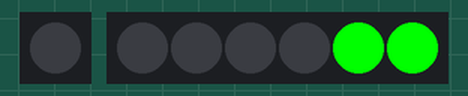
This sketch was run on a simulated Arduino Uno, built with avr-gcc and run on an emulated ATmega328P. Shown: 1 RGB LEDs in strip order, left to right, 6 RGB LEDs in strip order, left to right.

Above: at 0.1 s.
At 6.1 s:
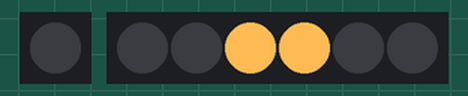
At 8.1 s:
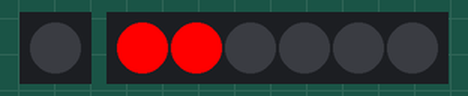
Timing chart, 0 to 40.0 s (numbered marks = the images above):
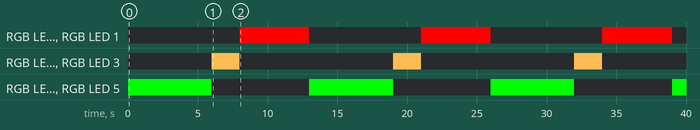

The sketch:

TrafficLight.ino
```cpp
// This sketch was written to work with a V3 Flora, and 6 NeoPixels
// Some code snippets were taken from the examples provided here: https://github.com/adafruit/Adafruit_NeoPixel/tree/master/examples

// https://github.com/adafruit/Adafruit_NeoPixel
#include <Adafruit_NeoPixel.h>

#define ON_BOARD_PIN 8
#define STRIP_PIN 12
#define BUTTON_PIN 1
#define DEBUG 0

// Flora V3 has an onboard NeoPixel that I'll need to disable, because it won't be visiable
Adafruit_NeoPixel onboard = Adafruit_NeoPixel(1, ON_BOARD_PIN, NEO_GRB + NEO_KHZ800);

// Two Pixels per Color = 6 pixels.
Adafruit_NeoPixel strip = Adafruit_NeoPixel(6, STRIP_PIN, NEO_GRB + NEO_KHZ800);

// These Vars make the later code easier to read-
uint32_t colorRed = Adafruit_NeoPixel::Color(255, 0, 0);
uint32_t colorYellow = Adafruit_NeoPixel::Color(251, 185, 83);
uint32_t colorGreen = Adafruit_NeoPixel::Color(0, 255, 0);
uint32_t colorOff = Adafruit_NeoPixel::Color(0, 0, 0);


// the following variables are unsigned longs because the time, measured in
// milliseconds, will quickly become a bigger number than can be stored in an int.
unsigned long lastDebounceTime = 0;  // the last time the output pin was toggled
unsigned long debounceDelay = 1000;    // the debounce time; increase if the output flickers
bool lightstate, lastButtonState = false;


void setup() {
  // Mode switch button initialization
  pinMode(BUTTON_PIN, INPUT_PULLUP);

  // Turn off onboard pixel
  onboard.begin();
  onboard.setBrightness(0);
  onboard.show();

  // Set the R-Y-G pixels to max brightness
  strip.begin();
  strip.setBrightness(255);
  strip.show();

  // Setup button press ISR (WTF did I use interrupts?!?)
  attachInterrupt(digitalPinToInterrupt(BUTTON_PIN), togglestate, LOW);
}


void loop() {

  if (DEBUG) { // Who knew using conductive thread was so hard?!
    strip.setPixelColor(0, colorGreen);
    strip.setPixelColor(1, colorGreen);
    strip.setPixelColor(2, colorGreen);
    strip.setPixelColor(3, colorGreen);
    strip.setPixelColor(4, colorGreen);
    strip.setPixelColor(5, colorGreen);
    strip.show();
  }

// Default lightstate is false, which means Traffic Light Mode
  if (lightstate) {
    // lightstate = true (Button Pushed)
    // Disco Mode!
    DoLightShow();
  } else {
     // lightstate = false (Button not pushed)
    TrafficCycle();
  }
}

//ISR Code-
void togglestate() {
  //  // read the state of the switch into a local variable:
  //  //int reading = digitalRead(buttonPin);
  // button pushed. Record the time
  unsigned long CurrentPushTime = millis();
  bool StateAtISRCall = lightstate;
  //Serial.print("State: "); Serial.println(StateAtISRCall);
  //Serial.print("LastButtonState: "); Serial.println(lastButtonState);
  // Serial.print("LastDebounceTime("); Serial.print(lastDebounceTime); Serial.print(") + debounceDelay("); Serial.print(debounceDelay); Serial.print(") > "); Serial.println(CurrentPushTime);
  if  ((lastDebounceTime + debounceDelay) > CurrentPushTime) {
    // still debouncing. update lastDebuncetime to currentpushtime
    lastDebounceTime = CurrentPushTime;
    //    Serial.println("Still debouncing");
  } else {
    //past debouncing guard
    //flip state
    lightstate = !lightstate;
    lastDebounceTime = millis();
    Serial.println("State changed");
  }

}


//Disco Mode function
void DoLightShow() {
  // Most of this was cribbed from the Adafruit NeoPixel Library examples

  // Save the current lightstate
  bool EnteredState = lightstate;

  uint8_t wait = 50;

  //affected = true;
  for (int j = 0; j < 256; j++) {   // cycle all 256 colors in the wheel
    if (lightstate != EnteredState) {
      return;
    }
    for (int q = 0; q < 3; q++) {
      if (lightstate != EnteredState) { return; } //If ISR is triggered, then jump out of this function-
      for (uint16_t i = 0; i < strip.numPixels(); i = i + 3) {
        if (lightstate != EnteredState) { return; } //If ISR is triggered, then jump out of this function-
        strip.setPixelColor(i + q, Wheel( (i + j) % 255)); //turn every third pixel on
      }
      if (lightstate != EnteredState) { return; } //If ISR is triggered, then jump out of this function-
      strip.show();
      myDelay(wait);

      for (uint16_t i = 0; i < strip.numPixels(); i = i + 3) {
        if (lightstate != EnteredState) { return; } //If ISR is triggered, then jump out of this function-
        strip.setPixelColor(i + q, 0);      //turn every third pixel off
      }
    } //End for (int q = 0; q < 3; q++)
    if (lightstate != EnteredState) { return; } //If ISR is triggered, then jump out of this function-
  } //End for (int j = 0; j < 256; j++) {
} //End void DoLightShow()


// Normal Mode Function
void TrafficCycle() {
  onboard.show();
  // affected = true;
  //Set Off - Off - G
  strip.setPixelColor(0, colorOff); //Top1
  strip.setPixelColor(1, colorOff); //Top2
  strip.setPixelColor(2, colorOff); //Middle1
  strip.setPixelColor(3, colorOff); //Middle2
  strip.setPixelColor(4, colorGreen); //Bottom1
  strip.setPixelColor(5, colorGreen); //Bottom2
  strip.show();
  // Pause 6 seconds
  myDelay(6000);

  //Set Off - Y - Off
  strip.setPixelColor(0, colorOff);
  strip.setPixelColor(1, colorOff);
  strip.setPixelColor(2, colorYellow);
  strip.setPixelColor(3, colorYellow);
  strip.setPixelColor(4, colorOff);
  strip.setPixelColor(5, colorOff);
  strip.show();
    //Pause 2 seconds
  myDelay(2000);

  // Set R - Off - Off
  strip.setPixelColor(0, colorRed);
  strip.setPixelColor(1, colorRed);
  strip.setPixelColor(2, colorOff);
  strip.setPixelColor(3, colorOff);
  strip.setPixelColor(4, colorOff);
  strip.setPixelColor(5, colorOff);
  strip.show();
  //Pause 5 seconds
  myDelay(5000);

}

// This delay allows the ISR to break it, vs normal delay()
void myDelay(int ms)
{
  uint32_t starttime = micros(); //in microseconds
  while (ms > 0 && !lightstate)
  {
    if ( (micros() - starttime) >= 1000)  {
      //Increment starttime by 1 millisecond
      starttime += 1000;
      //Decrement milliseconds left to count
      ms--;
    }
  }
}


// Helper function for Disco Mode. Taken from NeoPixel example
// Input a value 0 to 255 to get a color value.
// The colours are a transition r - g - b - back to r.
uint32_t Wheel(byte WheelPos) {
  WheelPos = 255 - WheelPos;
  if (WheelPos < 85) {
    return strip.Color(255 - WheelPos * 3, 0, WheelPos * 3);
  }
  if (WheelPos < 170) {
    WheelPos -= 85;
    return strip.Color(0, WheelPos * 3, 255 - WheelPos * 3);
  }
  WheelPos -= 170;
  return strip.Color(WheelPos * 3, 255 - WheelPos * 3, 0);
}
```

Measured:
- by itself, RGB LED 0, RGB LED 1: alternates RGB(255, 0, 0) for 5.0 s and off for 8.0 s
- by itself, RGB LED 2, RGB LED 3: alternates RGB(251, 185, 83) for 2.0 s and off for 11.0 s
- by itself, RGB LED 4, RGB LED 5: alternates RGB(0, 255, 0) for 6.0 s and off for 7.0 s
- what the display in image 1 shows lasts 2.0 s, from 6.0 s to 8.0 s
